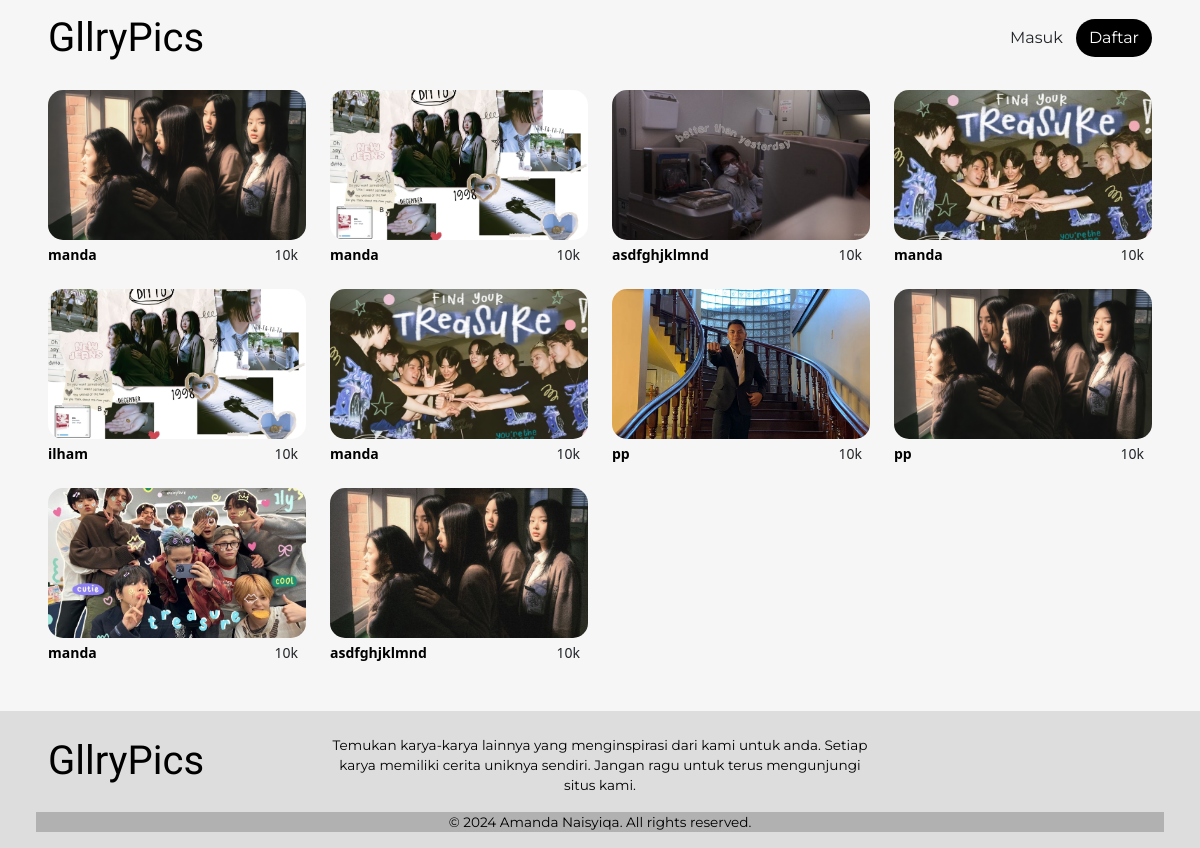
Page /komen.php on the committed database.
### tables this page shows
CREATE TABLE `gallery_foto` (
  `FotoId` int(11) NOT NULL,
  `JudulFoto` varchar(255) NOT NULL,
  `DeskripsiFoto` text NOT NULL,
  `TanggalUnggah` date NOT NULL,
  `LokasiFile` varchar(255) NOT NULL,
  `AlbumId` int(11) NOT NULL,
  `UserId` int(11) NOT NULL
);

CREATE TABLE `gallery_user` (
  `UserId` int(11) NOT NULL,
  `Username` varchar(255) NOT NULL,
  `Password` varchar(255) NOT NULL,
  `Email` varchar(255) NOT NULL,
  `NamaLengkap` varchar(255) NOT NULL,
  `Alamat` text NOT NULL
);

### komen.php (the view, shortened to what this page needs)
<?php
include 'config/koneksi.php';
?>
<html lang="en">
<head>
    <link href="https://cdn.jsdelivr.net/npm/bootstrap@5.3.2/dist/css/bootstrap.min.css" rel="stylesheet">
    <link rel=" stylesheet" href="css/komen.css">
</head>
<body>
    <nav class="navbar navbar-light">
        <div class="container-fluid px-5">
            <div class="col-2 justify-content-center">
                <a href="index.php" class="navbar-brand">GllryPics</a>
            </div>
            <?php
            if(empty($_SESSION['status'])) { ?>
            <div class="d-flex offset-8 col-2 justify-content-end">
                <a href="masuk.php" class="btn btn-masuk text-dark rounded-pill">Masuk</a>
                <a href="daftar.php" class="btn btn-daftar rounded-pill">Daftar</a>
            </div>
        <?php } ?>
        </div>
    </nav>
    <div class="container-fluid px-5">
        <div class="row kategori text-center">
            <h3>Jelajahi Galeri</h3>
        </div>
        <div class="row my-4">
            <?php
                $sql = mysqli_query($koneksi, "SELECT gallery_foto.FotoId, gallery_foto.JudulFoto, gallery_foto.LokasiFile,
                gallery_user.UserId, gallery_user.Username FROM gallery_foto INNER JOIN gallery_user ON
                gallery_foto.UserId = gallery_user.UserId ORDER BY RAND()");
                while ($data = mysqli_fetch_array($sql)){
                ?>
            <div class="col-3">
                <a href="komen.php?FotoId=<?= $data['FotoId']?>">
                    <img class="poto-galeri object-fit-cover img-fluid" src="gbr/<?= $data['LokasiFile']?>">
                </a>
                <div class="d-flex align-items-center justify-content-between mt-1 mb-4">
                    <a href="profil.php?UserId=<?= $data['UserId']?>" class="text-decoration-none"><small
                            class="fw-bold text-black "><?php echo $data['Username']?></small></a>
                    <div class="d-flex">
                        <div class="me-2 d-flex align-items-center">
                            <ion-icon name="heart-outline"></ion-icon><small>10k</small>
                        </div>
                    </div>
                </div>
            </div>
            <?php } ?>
        </div>
    </div>
    <footer>
        <div class="container-fluid px-5">
            <div class="row align-items-center d-flex">
                <div class="col-2">
                    <a href="index.php" class="navbar-brand">GllryPics</a>
                </div>
                <div class="offset-1 col-6 text-center">
                    <p class="mt-4">Temukan karya-karya lainnya yang menginspirasi dari kami untuk anda. Setiap karya
                        memiliki
                        cerita uniknya sendiri. Jangan ragu untuk terus mengunjungi situs kami.</p>
                </div>
                <div class="d-flex col-3" style="justify-content: space-between;">
                    <button type="button" class="btn-footer btn rounded-circle">
                    </button>
                    <button type="button" class="btn-footer btn rounded-circle">
                    </button>
                    <button type="button" class="btn-footer btn rounded-circle">
                    </button>
                </div>
                <p class="text-center" style="background-color: rgba(0, 0, 0, 0.2);">&copy; 2024 Amanda Naisyiqa. All
                    rights reserved.</p>
            </div>
        </div>
    </footer>
</body>
</html>

### css/komen.css (style rules this page uses)
body { background-color: #f7f6f6; }
.navbar { background-color: #f7f6f6; position: fixed; top: 0; width: 100%; z-index: 1000; font-family: "Montserrat", sans-serif; }
.navbar-brand { font-size: 40px; font-family: "Urbanist", sans-serif; }
.btn-daftar { background-color: black; color: white; }
.poto-galeri { border-radius: 15px; width: 100%; height: 150px; }
footer { bottom: 0; background-color: rgba(0, 0, 0, 0.1); color: black; }
footer p { font-size: 85%; font-family: "Montserrat", sans-serif; }
.btn-footer { border-radius: 20px; color: black; height: 60px; width: 60px; }

### rows in the picture
gallery_foto: LokasiFile (picture), UserId.Username "manda"
gallery_foto: LokasiFile (picture), UserId.Username "manda"
gallery_foto: LokasiFile (picture), UserId.Username "asdfghjklmnd"
gallery_foto: LokasiFile (picture), UserId.Username "manda"
gallery_foto: LokasiFile (picture), UserId.Username "ilham"
gallery_foto: LokasiFile (picture), UserId.Username "manda"
gallery_foto: LokasiFile (picture), UserId.Username "pp"
gallery_foto: LokasiFile (picture), UserId.Username "pp"
gallery_foto: LokasiFile (picture), UserId.Username "manda"
gallery_foto: LokasiFile (picture), UserId.Username "asdfghjklmnd"
